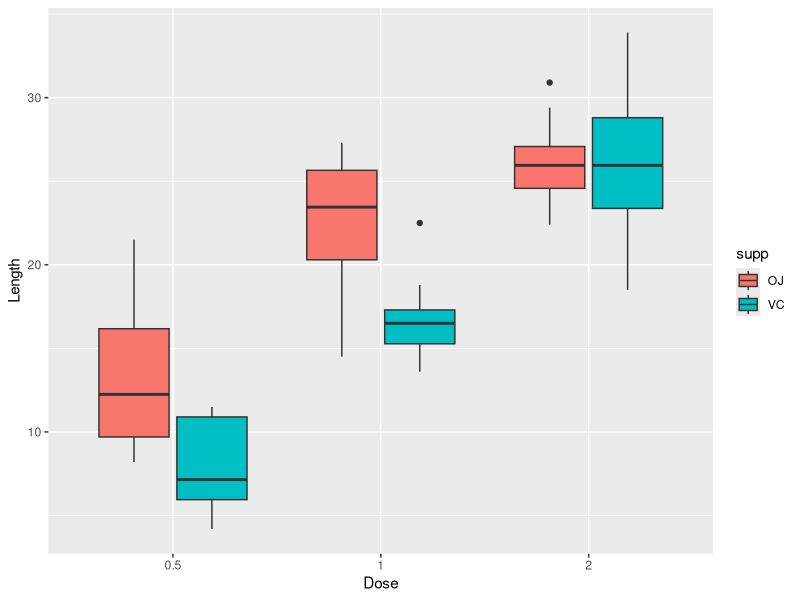

R code for this plot:
## ---- chunk 1
library(datasets)
data("ToothGrowth")
str(ToothGrowth)
head(ToothGrowth)
## ---- chunk 2
library(ggplot2)
ggplot() + geom_boxplot(data=ToothGrowth, aes(factor(dose), len, fill=supp)) + xlab("Dose") + ylab("Length")
## ---- chunk 3
VC <- ToothGrowth[which(ToothGrowth$supp=='VC'), c('dose', 'len')]
OJ <- ToothGrowth[which(ToothGrowth$supp=='OJ'), c('dose', 'len')]
t.test(OJ$len, VC$len, paired = FALSE, var.equal = FALSE)$conf.int
## ---- chunk 4
VC0.5 <- VC$len[which(VC$dose==0.5)]
OJ0.5 <- OJ$len[which(OJ$dose==0.5)]
t.test(OJ0.5, VC0.5, paired = FALSE, var.equal = FALSE)$conf.int
## ---- chunk 5
VC1 <- VC$len[which(VC$dose==1)]
OJ1 <- OJ$len[which(OJ$dose==1)]
t.test(OJ1, VC1, paired = FALSE, var.equal = FALSE)$conf.int
## ---- chunk 6
VC2 <- VC$len[which(VC$dose==2)]
OJ2 <- OJ$len[which(OJ$dose==2)]
t.test(OJ2, VC2, paired = FALSE, var.equal = FALSE)$conf.int
